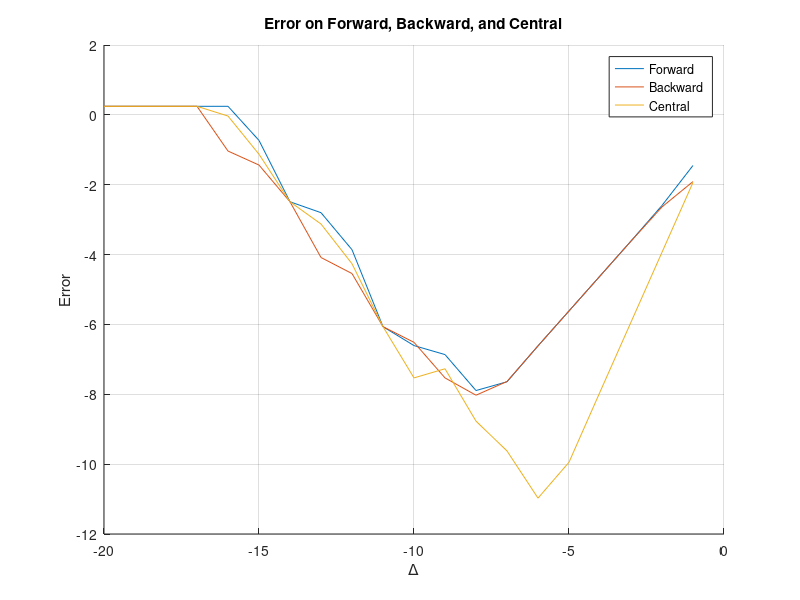
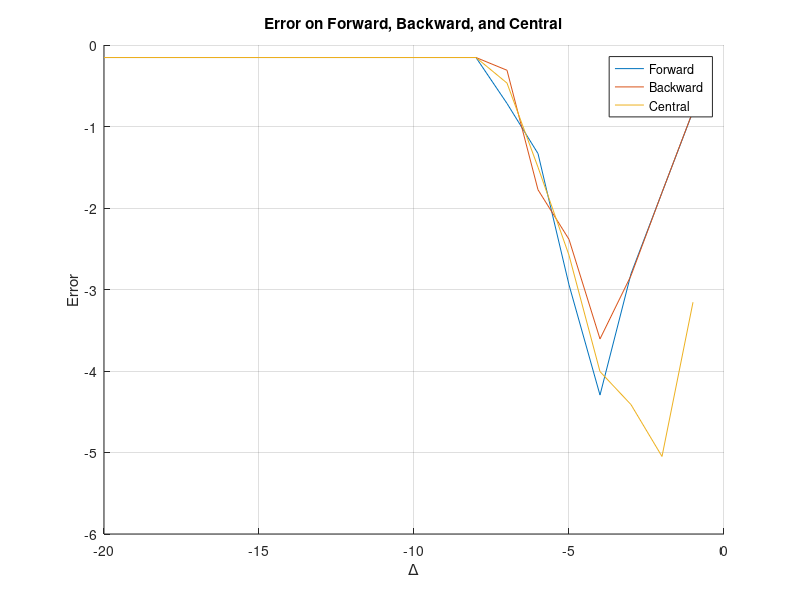

Here is the MATLAB script that generated these plots, in order:
% Madisyn Messmore, EML 3034C Project One
% Due Friday, 01/29

% The Essential Two Lines, as Given By Our Lord and Savior, Rodrigo
clc, close all, clear
format long

% Our "anonymous" function f(x) because we love good logic
f = @(x) exp(-0.5*x)*(sin(2*x)+ cos(2*x));
% The exact first derivative of f(x)
df = @(x) exp(-0.5*x)*((1.5*cos(2*x))- (2.5*sin(2*x)));

% Defining the x value to approximate the first derivative
x = 1.0;

% A for-loop for all values of delta
for i = 1:20
  
    del(i) = 10^(-i);
    
    % Backward Finite Difference
    y_diff_backward(i) = (f(x) - f(x-del(i)))/del(i);
    y_diff_backward_error(i) = abs(y_diff_backward(i) - df(x));
    
    % Forward Finite Difference
    y_diff_forward(i) = (f(x+del(i))-f(x))/del(i);
    y_diff_forward_error(i) = abs(y_diff_forward(i) - df(x));
    
    % Central Finite Difference
    y_diff_central(i) = (f(x + del(i)) - f(x - del(i)))/(2*del(i));
    y_diff_central_error(i) = abs(y_diff_central(i) - df(x));

end

% Comparison of all methods with a graph
figure
hold on
plot(log10(del),log10(y_diff_forward_error))
plot(log10(del),log10(y_diff_backward_error))
plot(log10(del),log10(y_diff_central_error))
xlabel('\Delta'), ylabel('Error')
title('Error on Forward, Backward, and Central')
legend('Forward','Backward','Central')
grid on, hold off

% Cool lil Bonus Part: building the table of results Manual Edition
table = zeros(size(del,2),4);
table(:,1) = del';
table(:,2) = y_diff_forward_error';
table(:,3) = y_diff_backward_error';
table(:,4) = y_diff_central_error';
disp(table)

% Single Precision Time Y'all - gotta clear the double junk
clear

% Defining the anonymous functions again now that the vars have been cleared
f = @(x) 0.5 - 0.5*x*sin(2*x);
df = @(x) -0.5*sin(2*x)-x*cos(2*x);

% Select x value to evaluate derivative
x = single(1.25);

for i = single(1:20)
  del(i) = single(10^(-i));
  
  % Backward Finite Difference
  y_diff_backward(i) = single((f(x) - f(x-del(i)))/del(i));
  y_diff_backward_error(i) = single(abs(y_diff_backward(i) - df(x)));
  
  % Forward Finite Difference
  y_diff_forward(i) = single((f(x+del(i))-f(x))/del(i));
  y_diff_forward_error(i) = single(abs(y_diff_forward(i) - df(x)));
  
  % Central Finite Difference
  y_diff_central(i) = single((f(x + del(i)) - f(x - del(i)))/(2*del(i)));
  y_diff_central_error(i) = single(abs(y_diff_central(i) - df(x)));
  
end

% Comparison of all methods with a graph: Round 2
figure
hold on
plot(log10(del),log10(y_diff_forward_error))
plot(log10(del),log10(y_diff_backward_error))
plot(log10(del),log10(y_diff_central_error))
xlabel('\Delta'), ylabel('Error')
title('Error on Forward, Backward, and Central')
legend('Forward','Backward','Central')
grid on, hold off

% Table using Octave/Matlab notation: AKA lame
table = [del', y_diff_forward_error', y_diff_backward_error', y_diff_central_error'];
disp(table)

